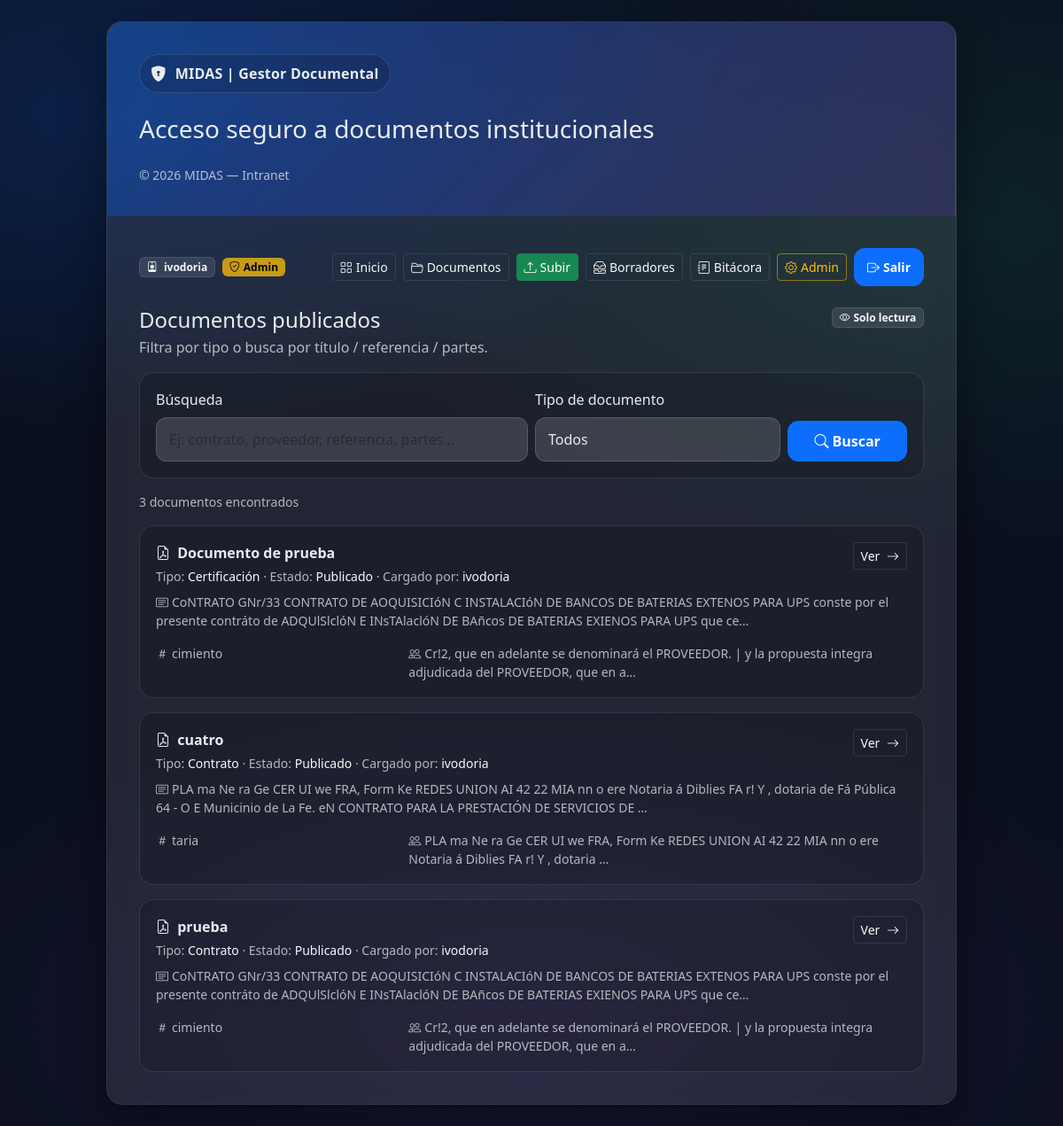
Page /documents/ (signed in) on the committed database.
### documents/models.py (models this page shows, shortened)
class Document(models.Model):
    class Status(models.TextChoices):
        DRAFT = "DRAFT", "Borrador"
        VALIDATED = "VALIDATED", "Validado"
        PUBLISHED = "PUBLISHED", "Publicado"
    title = models.CharField(max_length=255, blank=True, default="")
    document_type = models.ForeignKey(DocumentType, on_delete=models.PROTECT, related_name="documents")
    status = models.CharField(max_length=16, choices=Status.choices, default=Status.DRAFT)
    enabled = models.BooleanField(default=True)
    suggested_type = models.ForeignKey(
        DocumentType, on_delete=models.SET_NULL, null=True, blank=True, related_name="suggested_documents"
    )
    suggested_score = models.FloatField(null=True, blank=True)
    created_by = models.ForeignKey(
        settings.AUTH_USER_MODEL, on_delete=models.PROTECT, related_name="documents_created"
    )
    created_at = models.DateTimeField(default=timezone.now)
    updated_at = models.DateTimeField(auto_now=True)
    extracted_text = models.TextField(blank=True, default="")
    is_ocr = models.BooleanField(default=False)
    ocr_confidence = models.FloatField(null=True, blank=True)
    summary = models.TextField(blank=True, default="")
    class Meta:
        ordering = ["-created_at"]

class DocumentType(models.Model):
    code = models.CharField(max_length=24, unique=True)
    name = models.CharField(max_length=120)
    description = models.TextField(blank=True, default="")
    is_active = models.BooleanField(default=True)
    class Meta:
        ordering = ["name"]

class DocumentMetadata(models.Model):
    document = models.OneToOneField(Document, on_delete=models.CASCADE, related_name="metadata")
    parties = models.TextField(blank=True, default="")   # nombres/partes involucradas
    date_main = models.DateField(null=True, blank=True)
    date_start = models.DateField(null=True, blank=True)
    date_end = models.DateField(null=True, blank=True)
    reference_number = models.CharField(max_length=120, blank=True, default="")  # contrato/OC/cert ref
    amount = models.DecimalField(max_digits=14, decimal_places=2, null=True, blank=True)
    notes = models.TextField(blank=True, default="")

### documents/views.py (the view, shortened to what this page needs)
# urls.py: path("", published_list, name="documents_list"),
@login_required
def published_list(request):
    q = (request.GET.get("q") or "").strip()
    doc_type = (request.GET.get("type") or "").strip()
    qs = (
        Document.objects
        .select_related("document_type", "created_by")
        .filter(status=Document.Status.PUBLISHED, enabled=True)
    )
    if doc_type:
        qs = qs.filter(document_type__id=doc_type)
    types = (
        Document.objects
        .filter(status=Document.Status.PUBLISHED, enabled=True)
        .values("document_type__id", "document_type__name")
        .distinct()
        .order_by("document_type__name")
    )
    paginator = Paginator(qs, 10)
    page_number = request.GET.get("page")
    page_obj = paginator.get_page(page_number)
    context = {
        "documents": page_obj,
        "q": q,
        "types": types,
        "selected_type": doc_type,
    }
    return render(request, "documents/published_list.html", context)

### documents/templatetags/roles.py (called while the page is built)
@register.filter
def in_group(user, group_name: str) -> bool:
    if not user or not user.is_authenticated:
        return False
    return user.groups.filter(name=group_name).exists()

### templates/documents/published_list.html (shortened to what this page needs)
{% extends "base/base.html" %}
{% block content %}
<div class="d-flex align-items-start justify-content-between gap-3 mb-3">
  <div>
    <h2 class="h4 mb-1">Documentos publicados</h2>
    <div class="muted">Filtra por tipo o busca por título / referencia / partes.</div>
  </div>
  <span class="badge text-bg-light bg-opacity-10 border border-white border-opacity-10 text-light">
    <i class="bi bi-eye me-1"></i>Solo lectura
  </span>
</div>
<div class="card-inner mb-3">
  <form method="get" class="row g-2 align-items-end">
    <div class="col-12 col-md-6">
      <label class="form-label">Búsqueda</label>
      <input class="form-control" name="q" value="{{ q }}" placeholder="Ej: contrato, proveedor, referencia, partes...">
    </div>
    <div class="col-12 col-md-4">
      <label class="form-label">Tipo de documento</label>
      <select class="form-select" name="type">
        <option value="">Todos</option>
      </select>
    </div>
    <div class="col-12 col-md-2 d-grid">
      <button class="btn btn-primary" type="submit">
        <i class="bi bi-search me-1"></i>Buscar
      </button>
    </div>
  </form>
</div>
<div class="muted small mb-3">
  {{ documents|length }} documentos encontrados
</div>
{% if documents %}
<div class="row g-3">
  {% for d in documents %}
  <div class="col-12">
    <div class="card-inner">
      <div class="d-flex justify-content-between align-items-start gap-3">
        <div>
          <div class="fw-semibold">
            <i class="bi bi-file-earmark-pdf me-1"></i>
            {{ d.title|default:"(Sin título)" }}
          </div>
          <div class="muted small mt-1">
            Tipo: <span class="text-light">{{ d.document_type.name }}</span>
            · Estado: <span class="text-light">{{ d.get_status_display }}</span>
            · Cargado por: <span class="text-light">{{ d.created_by.username }}</span>
          </div>
        </div>
        <a class="btn btn-sm btn-outline-light border border-white border-opacity-10"
          href="{% url 'document_detail' d.pk %}">
          Ver <i class="bi bi-arrow-right ms-1"></i>
        </a>
      </div>
      {% if d.summary %}
      <div class="muted small mt-2">
        <i class="bi bi-card-text me-1"></i>{{ d.summary|truncatechars:200 }}
      </div>
      {% endif %}
      {% if d.metadata %}
      <div class="row g-2 mt-2 muted small">
        {% if d.metadata.reference_number %}
        <div class="col-12 col-md-4"><i class="bi bi-hash me-1"></i>{{ d.metadata.reference_number }}</div>
        {% endif %}
        {% if d.metadata.parties %}
        <div class="col-12 col-md-8"><i class="bi bi-people me-1"></i>{{ d.metadata.parties|truncatechars:110 }}</div>
        {% endif %}
      </div>
      {% endif %}
    </div>
  </div>
  {% endfor %}
</div>
{% else %}
<div class="card-inner">
  <div class="fw-semibold mb-1">Sin resultados</div>
  <div class="muted small">Prueba con otro término o cambia el filtro de tipo.</div>
</div>
{% endif %}
{% endblock %}

### templates/base/base.html (shortened to what this page needs)
<!doctype html>
<html lang="es">
<head>
  <link href="https://cdn.jsdelivr.net/npm/bootstrap@5.3.3/dist/css/bootstrap.min.css" rel="stylesheet">
  <link href="https://cdn.jsdelivr.net/npm/bootstrap-icons@1.11.3/font/bootstrap-icons.min.css" rel="stylesheet">
</head>
<body>
  {% load roles %}
  <div class="app-shell">
    <div class="app-card">
      <div class="row g-0">
        <div class="col-12 col-lg-12 left">
          <div class="brand-pill mb-4">
            <i class="bi bi-shield-lock-fill"></i>
            MIDAS | Gestor Documental
          </div>
          <h1 class="h3 mb-3">Acceso seguro a documentos institucionales</h1>
          <div class="muted small mt-4">
            © {% now "Y" %} MIDAS — Intranet
          </div>
        </div>
        <div class="col-12 col-lg-12 right">
          {% if request.user.is_authenticated %}
          <nav class="d-flex align-items-center justify-content-between mb-4">
            <div class="d-flex align-items-center gap-2">
              <span class="badge text-bg-light bg-opacity-10 border border-white border-opacity-10 text-light">
                <i class="bi bi-person-badge me-1"></i>
                {{ request.user.username }}
              </span>
              {% if request.user.is_superuser %}
                <span class="badge text-bg-warning bg-opacity-75">
                  <i class="bi bi-shield-check me-1"></i>Admin
                </span>
              {% elif request.user.is_staff %}
                <span class="badge text-bg-info bg-opacity-50 border border-white border-opacity-10 text-light">
                  <i class="bi bi-tools me-1"></i>Operativo
                </span>
              {% elif request.user|in_group:"GERENCIA" %}
                <span class="badge text-bg-success bg-opacity-50 border border-white border-opacity-10 text-light">
                  <i class="bi bi-briefcase me-1"></i>Gerencia
                </span>
              {% else %}
                <span class="badge text-bg-secondary bg-opacity-50 border border-white border-opacity-10 text-light">
                  <i class="bi bi-person me-1"></i>Usuario
                </span>
              {% endif %}
            </div>
            <div class="d-flex align-items-center gap-2">
              <a class="btn btn-sm btn-outline-light border border-white border-opacity-10"
                 href="{% url 'dashboard' %}">
                <i class="bi bi-grid me-1"></i>Inicio
              </a>
              <a class="btn btn-sm btn-outline-light border border-white border-opacity-10"
                 href="{% url 'documents_list' %}">
                <i class="bi bi-folder2-open me-1"></i>Documentos
              </a>
              {% if request.user.is_staff %}
                <a class="btn btn-sm btn-success"
                   href="{% url 'upload_document' %}">
                  <i class="bi bi-upload me-1"></i>Subir
                </a>
                <a class="btn btn-sm btn-outline-light border border-white border-opacity-10"
                   href="{% url 'documents_drafts' %}">
                  <i class="bi bi-inboxes me-1"></i>Borradores
                </a>
                <a class="btn btn-sm btn-outline-light border border-white border-opacity-10"
                   href="{% url 'audit_log' %}">
                  <i class="bi bi-journal-text me-1"></i>Bitácora
                </a>
              {% endif %}
              {% if request.user.is_superuser %}
                <a class="btn btn-sm btn-outline-warning border border-warning border-opacity-50"
                   href="/admin/">
                  <i class="bi bi-gear me-1"></i>Admin
                </a>
              {% endif %}
              <a class="btn btn-sm btn-primary" href="/accounts/logout/">
                <i class="bi bi-box-arrow-right me-1"></i>Salir
              </a>
            </div>
          </nav>
          {% endif %}
          {% block content %}{% endblock %}
        </div>
      </div>
    </div>
  </div>
</body>
</html>

### templates/base/base.html (style rules this page uses)
:root { --card-radius: 18px; }
body { min-height: 100vh; background: radial-gradient(1200px 600px at 10% 10%, rgba(13,110,253,0.18), transparent 60%), radial-gradient(1200px 600px at 90% 20%, rgba(25,135,84,0.16), transparent 60%), radial-gradient(1200px 600px at 50% 90%, rgba(111,66,193,0.14), transparent 60%), #0b1020; color: #e9ecef; }
.app-shell { min-height: 100vh; display: grid; place-items: center; padding: 24px; }
.app-card { width: 100%; max-width: 960px; border-radius: var(--card-radius); background: rgba(255,255,255,0.06); border: 1px solid rgba(255,255,255,0.10); backdrop-filter: blur(12px); box-shadow: 0 18px 50px rgba(0,0,0,0.45); overflow: hidden; }
.app-card .left { background: linear-gradient(135deg, rgba(13,110,253,0.35), rgba(111,66,193,0.25)); border-right: 1px solid rgba(255,255,255,0.08); padding: 36px; height: 100%; }
.app-card .right { padding: 36px; background: rgba(255,255,255,0.03); height: 100%; }
.brand-pill { display: inline-flex; align-items: center; gap: 10px; padding: 8px 12px; border-radius: 999px; border: 1px solid rgba(255,255,255,0.12); background: rgba(0,0,0,0.15); font-weight: 600; letter-spacing: .2px; }
.brand-pill i { font-size: 1.1rem; }
.muted { color: rgba(233,236,239,0.75); }
.form-control, .form-select { background: rgba(255,255,255,0.14); border: 1px solid rgba(255,255,255,0.15); color: #e9ecef; border-radius: 12px; padding: 12px 14px; }
.btn-primary { border-radius: 12px; padding: 10px 14px; font-weight: 600; }
.card-inner { border-radius: 16px; border: 1px solid rgba(255,255,255,0.10); background: rgba(0,0,0,0.15); padding: 18px; }
a, a:hover { color: #cfe2ff; }

### rows in the picture
Document: title "Documento de prueba", document_type.name "Certificación", status "Publicado", created_by.username "ivodoria", summary "CoNTRATO GNr/33 CONTRATO DE AOQUISICIóN C INSTALACIóN DE BANCOS DE BATERIAS EXTENOS PARA UPS conste por el presente contráto de ADQUlSlclóN E INsTAlaclóN DE BAñcos DE BATERIAS EXIENOS PARA UPS que ce…", metadata.reference_number "cimiento", metadata.parties "Cr!2, que en adelante se denominará el PROVEEDOR. | y la propuesta integra adjudicada del PROVEEDOR, que en a…"
Document: title "cuatro", document_type.name "Contrato", status "Publicado", created_by.username "ivodoria", summary "PLA ma Ne ra Ge CER UI we FRA, Form Ke REDES UNION AI 42 22 MIA nn o ere Notaria á Diblies FA r! Y , dotaria de Fá Pública 64 - O E Municinio de La Fe. eN CONTRATO PARA LA PRESTACIÓN DE SERVICIOS DE …", metadata.reference_number "taria", metadata.parties "PLA ma Ne ra Ge CER UI we FRA, Form Ke REDES UNION AI 42 22 MIA nn o ere Notaria á Diblies FA r! Y , dotaria …"
Document: title "prueba", document_type.name "Contrato", status "Publicado", created_by.username "ivodoria", summary "CoNTRATO GNr/33 CONTRATO DE AOQUISICIóN C INSTALACIóN DE BANCOS DE BATERIAS EXTENOS PARA UPS conste por el presente contráto de ADQUlSlclóN E INsTAlaclóN DE BAñcos DE BATERIAS EXIENOS PARA UPS que ce…", metadata.reference_number "cimiento", metadata.parties "Cr!2, que en adelante se denominará el PROVEEDOR. | y la propuesta integra adjudicada del PROVEEDOR, que en a…"

### other values in the picture
{{ request.user.username }} "ivodoria"
{{ documents|length }} "3"
